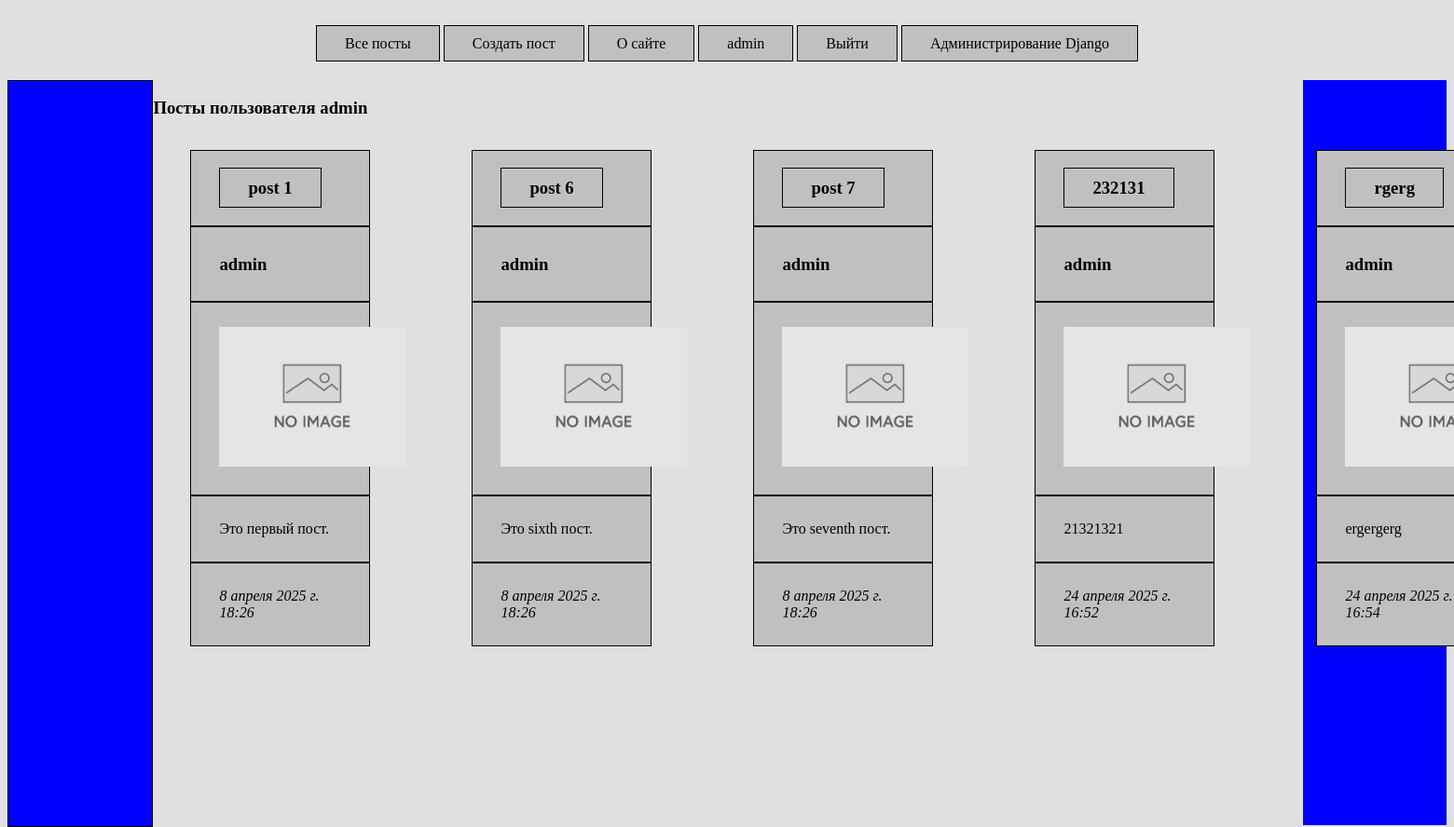
Page /post/user/1/ on the committed database.
### blog/models.py (models this page shows, shortened)
class Post(models.Model):
    author = models.ForeignKey(User, on_delete=models.CASCADE, verbose_name="Автор", related_name="posts")
    title = models.CharField(max_length=200, verbose_name="Заголовок")
    text = models.TextField(verbose_name="Текст поста")
    created_at = models.DateTimeField(default=timezone.now, verbose_name="Дата создания", editable=False)
    image = models.ImageField(upload_to='posts/', null=True, blank=True, verbose_name="Изображение")
    slug = models.SlugField(max_length=200, unique=True, editable=False, null=True)
    def get_absolute_url(self):
        return reverse('blog:read_post', kwargs={'slug': self.slug})
    class Meta:
        verbose_name = "Пост"
        verbose_name_plural = "Посты"

### blog/views.py (the view)
# urls.py: path('post/user/<int:user_id>/', user_posts, name='user_posts'),
def user_posts(request, user_id):
    user = get_object_or_404(User, pk=user_id)
    posts = Post.objects.filter(author=user).select_related('author')
    context = {'user': user, "posts": posts}
    return render(request, template_name='blog/user_posts.html', context=context)

### blog/templates/blog/user_posts.html
{% extends 'blog/base.html' %}
{% load static %}
{% block content %}
{% if user == request.user %}
    <h3>Мои посты</h3>
{% else %}
    <h3>Посты пользователя {{ user.username }}</h3>
{% endif %}
<div class="post-list">
        {% for post in posts %}
            <ul class="single-posting">
                <li class="post-title"><h3><a class="post-title" href="{{ post.get_absolute_url }}">{{ post.title }}</a></h3></li>
                <li class="post-author"><h3><b>{{ post.author }}</b></h3></li>
                <li class="post-image">
                {% if post.image %}
                    <p><img src="{{ post.image.url }}" width="150px" height="auto"></p>
                {% else %}
                    <p><img src="{% static 'img/no_image.jpeg' %}" width = 200px, height="auto"></p>
                {% endif %}
                </li>
                <li class="post-text"><p>{{ post.text }}</p></li>
                <li class="post-created-at"><p><i>{{ post.created_at }}</i></p></li>
            </ul>
        {% endfor %}
</div>
{% endblock content %}

### blog/templates/blog/base.html (shortened to what this page needs)
<!DOCTYPE html>
{% load static %}
<html lang="en">
<head>
    <link rel="stylesheet" href="{% static 'css/styles.css' %}">
</head>
<body>
<nav class="my-nav">
    <a class="nav-link" aria-current="page" href="{% url 'blog:index' %}">Все посты</a>
    <a class="nav-link" href="{% url 'blog:add_post' %}">Создать пост</a>
    <a class="nav-link" href="{% url 'blog:about' %}">О сайте</a>
    {% if not user.is_authenticated %}
    <a class="nav-link" href="{% url 'users:login' %}">Вход</a>
    <a class="nav-link" href="{% url 'users:register' %}">Регистрация</a>
    {% else %}
    <a class="nav-link" href="{% url 'users:profile' pk=user.pk %}">{{user.username}}</a>
    <a class="nav-link" href="{% url 'users:logout' %}">Выйти</a>
    <a class="nav-link" href="{% url 'admin:index' %}">Администрирование Django</a>
    {% endif %}
</nav>
    <aside class="sidebar-space-2">
    </aside>
{% block content %}
{% endblock content %}
</body>
</html>

### static/css/styles.css (style rules this page uses)
body { font-family: "Times New Roman"; background-color: #E0E0E0; }
.sidebar-space-2 { border: 1px solid black; float: left; height: 100vh; width: 10%; margin: 0px; padding: 0px; text-align: center; background-color: #0000FF; }
.post-list { display: flex; flex-direction: row; justify-content: space-evenly; }
.my-nav { padding: 30px; text-align: center; height: 30%; background-color: #E0E0E0; }
.nav-link { text-decoration: none; color: #000000; border: 1px solid black; padding: 10px 30px 10px 30px; background-color: #C0C0C0; }
.post-author { text-decoration: none; color: #000000; border: 1px solid black; padding: 10px 30px 10px 30px; background-color: #C0C0C0; }
.post-image { text-decoration: none; color: #000000; border: 1px solid black; padding: 10px 30px 10px 30px; background-color: #C0C0C0; }
.post-title { text-decoration: none; color: #000000; border: 1px solid black; padding: 10px 30px 10px 30px; background-color: #C0C0C0; }
.post-text { text-decoration: none; color: #000000; border: 1px solid black; padding: 10px 30px 10px 30px; background-color: #C0C0C0; }
.post-created-at { text-decoration: none; color: #000000; border: 1px solid black; padding: 10px 30px 10px 30px; background-color: #C0C0C0; }
.single-posting { list-style-type: none; width: 30%; }
.single-posting li { width: 50%; }

### rows in the picture
Post: title "post 1", author "admin", text "Это первый пост.", created_at "8 апреля 2025 г. 18:26"
Post: title "post 6", author "admin", text "Это sixth пост.", created_at "8 апреля 2025 г. 18:26"
Post: title "post 7", author "admin", text "Это seventh пост.", created_at "8 апреля 2025 г. 18:26"
Post: title "232131", author "admin", text "21321321", created_at "24 апреля 2025 г. 16:52"
Post: title "rgerg", author "admin", text "ergergerg", created_at "24 апреля 2025 г. 16:54"

### other values in the picture
{{ user.username }} "admin"
